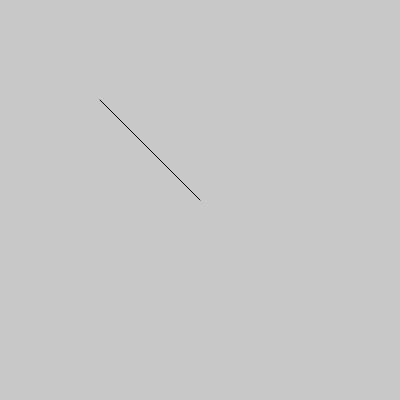
Frame 1 (no input)
Frame 60 (no input): identical to frame 1, image omitted
Frame 120 (the mouse pressed at the canvas centre since frame 60): blank canvas, image omitted

The p5.js sketch that drew this single still picture (run headless with seeded random() and noise() and a simulated clock; from frame 60 on, the mouse is pressed at the canvas centre):

// p5.js sketch
// ── sketch.js
function setup() {
  createCanvas(400, 400);
}

function draw() {
  background(200);
  var myVector = createVector (mouseX, mouseY);
  var center = createVector (width/2, height/2);

  myVector.sub(center);
  push();
  translate(center.x, center.y);
  myVector.mult(0.5);
  line (0, 0, myVector.x, myVector.y);
  pop()
  //myVector.add(createVector(50,30));
  //myVector.sub(createVector(50,30));
  //myVector.mult(2);
  //myVector.div(2);
  //myVector.normalize();
  //myVector.setMag(100);
}
